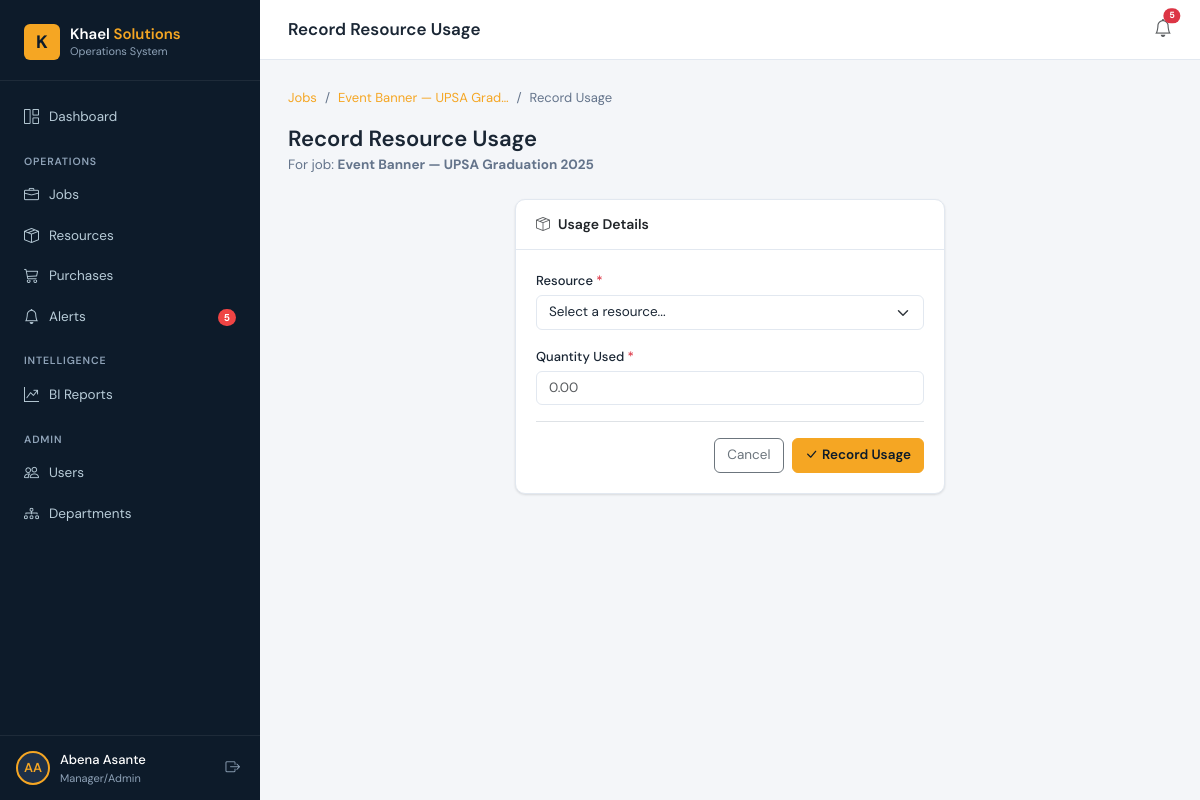
/jobs/2/record-usage/ (signed in), run on the app's committed database.
### core/models.py (models this page shows, shortened)
class User(AbstractUser):
    class Role(models.TextChoices):
        SUPER_ADMIN = 'super_admin', 'Super Admin'
        MANAGER     = 'manager',     'Manager/Admin'
        STAFF       = 'staff',       'Department Staff'
    role = models.CharField(max_length=20, choices=Role.choices, default=Role.STAFF)
    groups = models.ManyToManyField(
        'auth.Group', related_name='core_user_set', blank=True,
    )
    user_permissions = models.ManyToManyField(
        'auth.Permission', related_name='core_user_set', blank=True,
    )
    class Meta:
        verbose_name = 'User'
        verbose_name_plural = 'Users'
        ordering = ['username']

class Job(models.Model):
    class Status(models.TextChoices):
        PENDING     = 'pending',     'Pending'
        IN_PROGRESS = 'in_progress', 'In Progress'
        COMPLETED   = 'completed',   'Completed'
        CANCELLED   = 'cancelled',   'Cancelled'
        ON_HOLD     = 'on_hold',     'On Hold / Delayed'
    class Priority(models.TextChoices):
        LOW    = 'low',    'Low'
        MEDIUM = 'medium', 'Medium'
        HIGH   = 'high',   'High'
        URGENT = 'urgent', 'Urgent'
    class ServiceType(models.TextChoices):
        PRINTING   = 'printing',   'Printing Services'
        NETWORK_IT = 'network_it', 'Network & IT'
        MULTIMEDIA = 'multimedia', 'Multimedia Production'
        GENERAL    = 'general',    'General Services'
    department  = models.ForeignKey(Department, on_delete=models.PROTECT, related_name='jobs')
    assigned_to = models.ForeignKey(
        settings.AUTH_USER_MODEL, on_delete=models.SET_NULL,
        null=True, blank=True, related_name='assigned_jobs',
    )
    created_by  = models.ForeignKey(
        settings.AUTH_USER_MODEL, on_delete=models.SET_NULL,
        null=True, related_name='created_jobs',
    )
    client_name    = models.CharField(max_length=200, blank=True)
    client_contact = models.CharField(max_length=100, blank=True)
    title        = models.CharField(max_length=255)
    description  = models.TextField(blank=True)
    service_type = models.CharField(
        max_length=20, choices=ServiceType.choices, default=ServiceType.GENERAL,
        help_text='Type of service being provided',
    )
    status   = models.CharField(max_length=20, choices=Status.choices,   default=Status.PENDING)
    priority = models.CharField(max_length=10, choices=Priority.choices, default=Priority.MEDIUM)
    price = models.DecimalField(
        max_digits=12, decimal_places=2, null=True, blank=True,
        help_text='Quoted price / budget (used for expense alerts and payment tracking)',
    )
    start_date   = models.DateField(null=True, blank=True)
    due_date     = models.DateField(null=True, blank=True)
    completed_at = models.DateTimeField(null=True, blank=True)
    created_at = models.DateTimeField(auto_now_add=True)
    updated_at = models.DateTimeField(auto_now=True)
    class Meta:
        ordering = ['-created_at']

### core/views.py (the view, shortened to what this page needs)
# urls.py: path('jobs/<int:job_pk>/record-usage/', RecordResourceUsageView.as_view(), name='record_usage'),
@method_decorator(login_required, name='dispatch')
class RecordResourceUsageView(View):
    template_name = 'resources/record_usage.html'
    def get(self, request, job_pk):
        job = get_object_or_404(get_jobs_for_user(request.user), pk=job_pk)
        return render(request, self.template_name, {
            'job': job, 'resources': get_resource_list(),
        })

### core/context_processors.py (called while the page is built)
def global_context(request):
    if not request.user.is_authenticated:
        return {}
    from core.models import Alert
    return {
        'alert_count': Alert.objects.filter(resolved=False).count(),
    }

### core/services.py (called while the page is built, shortened)
def get_jobs_for_user(user):
    from core.models import Job
    if user.role in ['super_admin', 'manager']:
        return Job.objects.all().select_related('department', 'assigned_to', 'created_by')

def get_resource_list():
    from core.models import Resource
    return Resource.objects.all().order_by('title')

### templates/resources/record_usage.html (shortened to what this page needs)
{% extends 'base.html' %}
{% block topbar_title %}Record Resource Usage{% endblock %}
{% block content %}
<nav aria-label="breadcrumb">
  <ol class="breadcrumb">
    <li class="breadcrumb-item"><a href="{% url 'core:job_list' %}">Jobs</a></li>
    <li class="breadcrumb-item"><a href="{% url 'core:job_detail' job.pk %}">{{ job.title|truncatechars:25 }}</a></li>
    <li class="breadcrumb-item active">Record Usage</li>
  </ol>
</nav>
<div class="page-header">
  <div>
    <h1>Record Resource Usage</h1>
    <p>For job: <strong>{{ job.title }}</strong></p>
  </div>
</div>
<div class="row justify-content-center">
  <div class="col-lg-6">
    <div class="card">
      <div class="card-header"><h6><i class="bi bi-box-seam me-2 text-muted"></i>Usage Details</h6></div>
      <div class="card-body">
        <form method="post" action="{% url 'core:record_usage' job.pk %}">
          <div class="mb-3">
            <label class="form-label">Resource <span class="text-danger">*</span></label>
            <select name="resource" class="form-select" required>
              <option value="">Select a resource...</option>
            </select>
          </div>
          <div class="mb-3">
            <label class="form-label">Quantity Used <span class="text-danger">*</span></label>
            <input type="number" name="quantity" class="form-control" step="0.01" min="0.01" placeholder="0.00" required />
          </div>
          <div class="d-flex justify-content-end gap-2 pt-3 border-top">
            <a href="{% url 'core:job_detail' job.pk %}" class="btn btn-outline-secondary">Cancel</a>
            <button type="submit" class="btn btn-primary"><i class="bi bi-check-lg me-1"></i>Record Usage</button>
          </div>
        </form>
      </div>
    </div>
  </div>
</div>
{% endblock %}

### templates/base.html (shortened to what this page needs)
<!DOCTYPE html>
<html lang="en">
<head>
  <link href="https://cdnjs.cloudflare.com/ajax/libs/bootstrap/5.3.2/css/bootstrap.min.css" rel="stylesheet" />
  <link href="https://cdnjs.cloudflare.com/ajax/libs/bootstrap-icons/1.11.3/font/bootstrap-icons.min.css" rel="stylesheet" />
  {% load static %}
  <link rel="stylesheet" href="{% static 'css/main.css' %}" />
</head>
<body>
<div id="wrapper">
  <nav id="sidebar">
    <div class="sidebar-brand">
      <a href="{% url 'core:dashboard' %}" class="brand-logo">
        <div class="brand-icon">K</div>
        <div>
          <div class="brand-name">Khael <span>Solutions</span></div>
          <div class="brand-sub">Operations System</div>
        </div>
      </a>
    </div>
    <div class="sidebar-nav">
      <ul class="list-unstyled mb-0">
        <li class="nav-item">
          <a href="{% url 'core:dashboard' %}" class="{% if request.resolver_match.url_name == 'dashboard' %}active{% endif %}">
            <i class="bi bi-grid-1x2"></i> Dashboard
          </a>
        </li>
        <div class="nav-section-label">Operations</div>
        <li class="nav-item">
          <a href="{% url 'core:job_list' %}" class="{% if 'job' in request.resolver_match.url_name %}active{% endif %}">
            <i class="bi bi-briefcase"></i> Jobs
          </a>
        </li>
        <li class="nav-item">
          <a href="{% url 'core:resource_list' %}" class="{% if 'resource' in request.resolver_match.url_name %}active{% endif %}">
            <i class="bi bi-box-seam"></i> Resources
          </a>
        </li>
        {% if user.role in 'super_admin,manager' %}
        <li class="nav-item">
          <a href="{% url 'core:purchase_list' %}" class="{% if 'purchase' in request.resolver_match.url_name %}active{% endif %}">
            <i class="bi bi-cart3"></i> Purchases
          </a>
        </li>
        {% endif %}
        <li class="nav-item">
          <a href="{% url 'core:alert_list' %}" class="{% if 'alert' in request.resolver_match.url_name %}active{% endif %}">
            <i class="bi bi-bell"></i> Alerts
            {% if alert_count > 0 %}
              <span class="nav-badge">{{ alert_count }}</span>
            {% endif %}
          </a>
        </li>
        {% if user.role in 'super_admin,manager' %}
        <div class="nav-section-label">Intelligence</div>
        <li class="nav-item">
          <a href="{% url 'core:report_list' %}" class="{% if 'report' in request.resolver_match.url_name %}active{% endif %}">
            <i class="bi bi-graph-up-arrow"></i> BI Reports
          </a>
        </li>
        {% endif %}
        {% if user.role in 'super_admin,manager' %}
        <div class="nav-section-label">Admin</div>
        <li class="nav-item">
          <a href="{% url 'core:user_list' %}" class="{% if 'user' in request.resolver_match.url_name %}active{% endif %}">
            <i class="bi bi-people"></i> Users
          </a>
        </li>
        <li class="nav-item">
          <a href="{% url 'core:department_list' %}" class="{% if 'department' in request.resolver_match.url_name %}active{% endif %}">
            <i class="bi bi-diagram-3"></i> Departments
          </a>
        </li>
        {% endif %}
      </ul>
    </div>
    <div class="sidebar-user">
      <div class="user-avatar">{{ user.first_name|slice:":1"|upper }}{{ user.last_name|slice:":1"|upper }}</div>
      <div class="user-info">
        <div class="user-name">{{ user.get_full_name|default:user.username }}</div>
        <div class="user-role">{{ user.get_role_display }}</div>
      </div>
      <form method="post" action="{% url 'core:logout' %}">
        <button type="submit" class="logout-btn" title="Logout">
          <i class="bi bi-box-arrow-right"></i>
        </button>
      </form>
    </div>
  </nav>
  <div id="main-content">
    <div class="topbar">
      <div class="d-flex align-items-center gap-3">
        <span class="topbar-title">{% block topbar_title %}{% endblock %}</span>
      </div>
      <div class="topbar-actions">
        <a href="{% url 'core:alert_list' %}" class="position-relative text-muted" style="font-size:18px; text-decoration:none;">
          <i class="bi bi-bell"></i>
          {% if alert_count > 0 %}
            <span class="position-absolute top-0 start-100 translate-middle badge rounded-pill bg-danger" style="font-size:9px;">{{ alert_count }}</span>
          {% endif %}
        </a>
      </div>
    </div>
    <div class="page-body">
      {% block content %}{% endblock %}
    </div>
  </div>
</div>
{% load static %}
</body>
</html>

### data on the page
User: first_name "A", last_name "A", get_full_name "Abena Asante", role "Manager/Admin"
Job: title "Event Banner — UPSA Grad…", title "Event Banner — UPSA Graduation 2025"

### other printed values
{{ alert_count }} "5"
